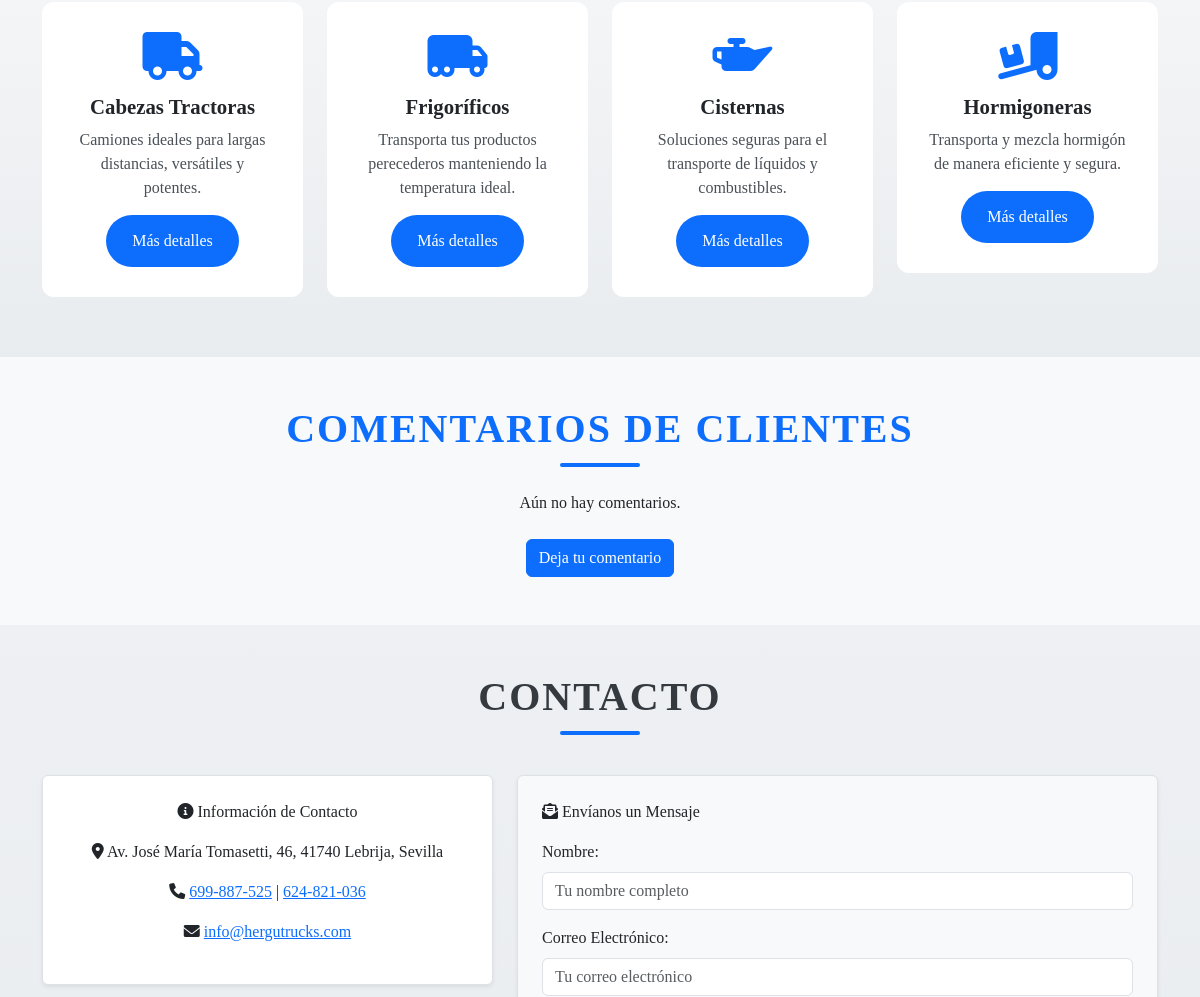
/comentarios/ (middle part), run on an earlier commit of the app's database.
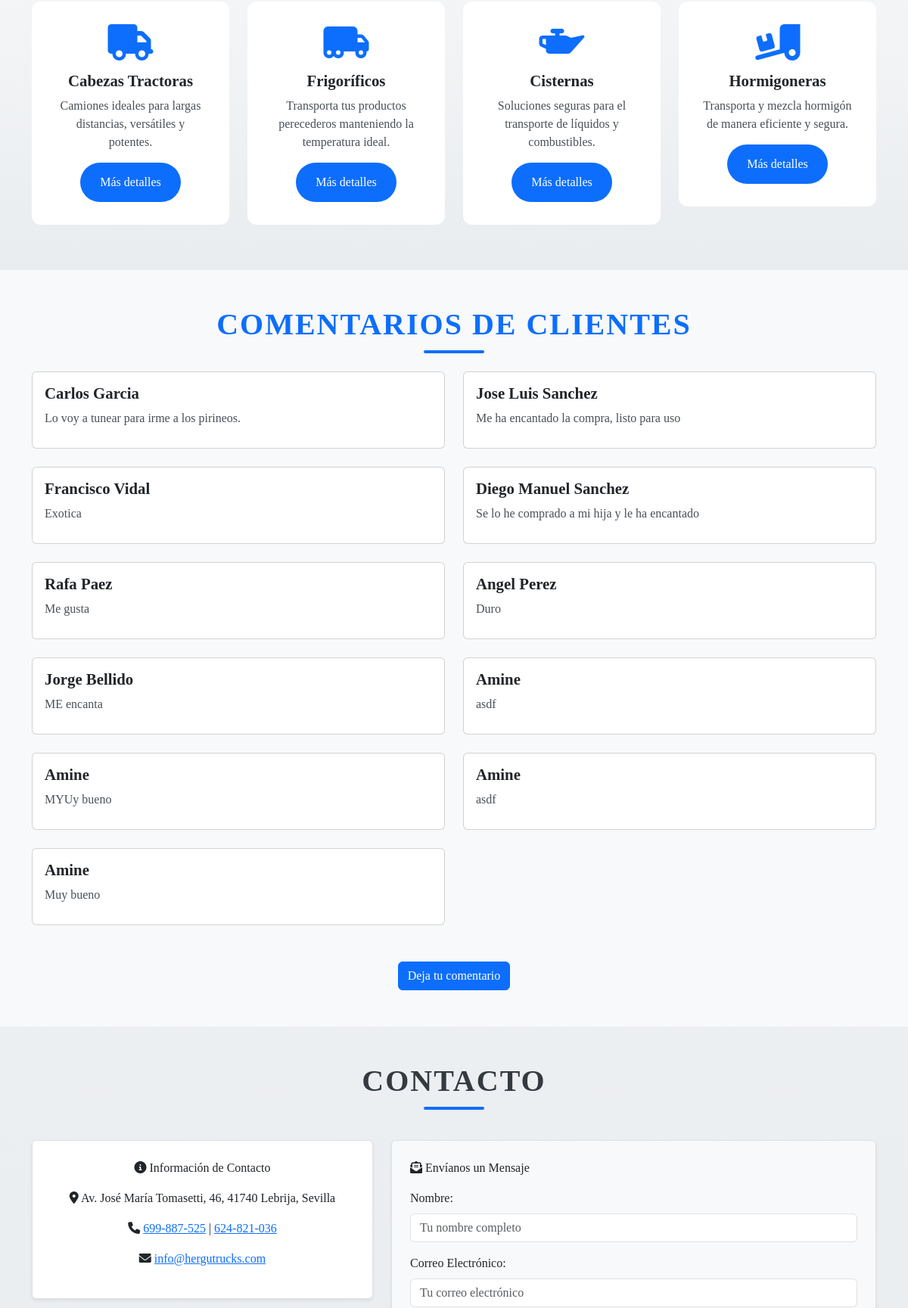
And on a later commit of the database.
### app/models.py (models this page shows, shortened)
class ClienteComentario(models.Model):
    nombre = models.CharField(max_length=100)
    email = models.EmailField(default='example@ejemplo.com')  # Valor por defecto
    comentario = models.TextField()
    aprobado = models.BooleanField(default=False)  # Campo booleano para aprobación
    fecha_creacion = models.DateTimeField(auto_now_add=True)  # Fecha de creación

### app/views.py (the view)
# urls.py: path('comentarios/', views.lista_comentarios, name='lista_comentarios'),
def lista_comentarios(request):
    comentarios = ClienteComentario.objects.all().order_by('-fecha_creacion')  # Cambié 'fecha' por 'fecha_creacion'
    return render(request, 'app/lista_comentarios.html', {'comentarios': comentarios})

### app/templates/app/lista_comentarios.html (shortened to what this page needs)
{% extends 'app/index.html' %}
{% block content %}
<section class="py-5 bg-light">
    <div class="container">
        <h2 class="section-title text-primary text-center mb-4">Comentarios de clientes</h2>
        {% if comentarios %}
            <div class="row">
                {% for comentario in comentarios %}
                    <div class="col-md-6 mb-4">
                        <div class="card">
                            <div class="card-body">
                                <h5 class="card-title">{{ comentario.nombre }}</h5>
                                <p class="card-text">{{ comentario.comentario }}</p>
                            </div>
                        </div>
                    </div>
                {% endfor %}
            </div>
        {% else %}
            <p class="text-center">Aún no hay comentarios.</p>
        {% endif %}
        <div class="text-center mt-4">
            <a href="{% url 'agregar_comentario' %}" class="btn btn-primary">Deja tu comentario</a>
        </div>
    </div>
</section>
{% endblock %}

### app/templates/app/index.html (shortened to what this page needs)
<!DOCTYPE html>
<html lang="es">
<head>
    {% load static %}
    <link href="https://cdn.jsdelivr.net/npm/bootstrap@5.3.0/dist/css/bootstrap.min.css" rel="stylesheet">
    <link rel="stylesheet" href="https://cdnjs.cloudflare.com/ajax/libs/font-awesome/6.0.0/css/all.min.css">
</head>
<body>
<section class="vehiculos-disponibles">
    <div class="container">
        <div class="row">
            <div class="col-md-3">
                <div class="card card-custom">
                    <div class="card-body card-body-custom">
                        <i class="fas fa-truck"></i>
                        <h3 class="card-title h3-style">Cabezas Tractoras</h3>
                        <p class="card-text">Camiones ideales para largas distancias, versátiles y potentes.</p>
                        <a href="{% url 'cabezas' %}" class="btn btn-custom">Más detalles</a>
                    </div>
                </div>
            </div>
            <div class="col-md-3">
                <div class="card card-custom">
                    <div class="card-body card-body-custom">
                        <i class="fas fa-truck-moving"></i>
                        <h3 class="card-title h5-style">Frigoríficos</h3>
                        <p class="card-text">Transporta tus productos perecederos manteniendo la temperatura ideal.</p>
                        <a href="{% url 'frigorifico' %}" class="btn btn-custom">Más detalles</a>
                    </div>
                </div>
            </div>
            <div class="col-md-3">
                <div class="card card-custom">
                    <div class="card-body card-body-custom">
                        <i class="fas fa-oil-can"></i>
                        <h3 class="card-title h5-style">Cisternas</h3>
                        <p class="card-text">Soluciones seguras para el transporte de líquidos y combustibles.</p>
                        <a href="{% url 'cisterna' %}" class="btn btn-custom">Más detalles</a>
                    </div>
                </div>
            </div>
            <div class="col-md-3">
                <div class="card card-custom">
                    <div class="card-body card-body-custom">
                        <i class="fas fa-truck-loading"></i>
                        <h3 class="card-title h5-style">Hormigoneras</h3>
                        <p class="card-text">Transporta y mezcla hormigón de manera eficiente y segura.</p>
                        <a href="{% url 'hormigonera' %}" class="btn btn-custom">Más detalles</a>
                    </div>
                </div>
            </div>
        </div>
    </div>
</section>
{% block content %}{% endblock %}
<div class="container mt-5">
    <h2 class="contacto">Contacto</h2>
    <div class="row">
        <div class="col-lg-5 mb-4">
            <div class="contact-info text-center p-4 border rounded shadow-sm bg-light">
                <div class="mb-3"><i class="fas fa-info-circle"></i> Información de Contacto</div>
                <p><i class="fas fa-map-marker-alt"></i> Av. José María Tomasetti, 46, 41740 Lebrija, Sevilla</p>
                <p><i class="fas fa-phone"></i> <a href="tel:699887525">699-887-525</a> | <a href="tel:624821036">624-821-036</a></p>
                <p><i class="fas fa-envelope"></i> <a href="mailto:info@hergutrucks.com">info@hergutrucks.com</a></p>
            </div>
        </div>
        <div class="col-lg-7">
            <div class="contact-form p-4 border rounded shadow-sm bg-light">
                <div class="mb-3"><i class="fas fa-envelope-open-text"></i> Envíanos un Mensaje</div>
                <form id="contactoForm">
                    <div class="mb-3">
                        <label for="nombre" class="form-label">Nombre:</label>
                        <input type="text" id="nombre" class="form-control" required placeholder="Tu nombre completo">
                    </div>
                    <div class="mb-3">
                        <label for="correo" class="form-label">Correo Electrónico:</label>
                        <input type="email" id="correo" class="form-control" required placeholder="Tu correo electrónico">
                    </div>
                </form>
            </div>
        </div>
    </div>
</div>
</body>
</html>

### app/templates/app/index.html (style rules this page uses)
body { font-family: 'Courirer'; background: linear-gradient(to bottom, #f8f9fa, #e9ecef); color: #212529; margin: 0; padding: 0; }
.vehiculos-disponibles { background: linear-gradient(to bottom, #f8f9fa, #e9ecef); padding: 60px 0; }
.card-custom { border: none; border-radius: 12px; overflow: hidden; transition: transform 0.3s ease, box-shadow 0.3s ease; background: #ffffff; }
.card-body-custom { padding: 30px; text-align: center; }
.card-body-custom i { font-size: 3rem; color: #0d6efd; margin-bottom: 15px; }
.card-title { font-size: 1.4rem; font-weight: bold; color: #343a40; }
.card-text { font-size: 1rem; color: #495057; }
.btn-custom { background-color: #0d6efd; color: #ffffff; padding: 12px 24px; border-radius: 30px; font-size: 1rem; transition: all 0.3s ease; border: 2px solid transparent; }
.section-title { font-size: 2.5rem; font-weight: bold; color: #343a40; text-transform: uppercase; letter-spacing: 2px; margin-bottom: 40px; position: relative; }
.section-title::after { content: ""; width: 80px; height: 4px; background: #0d6efd; display: block; margin: 10px auto 0; border-radius: 2px; }
.card-title { font-size: 1.3rem; font-weight: bold; color: #212529; }
.card-text { font-size: 1rem; color: #495057; margin-bottom: 15px; }
.contacto { font-size: 2.5rem; font-weight: bold; color: #343a40; text-transform: uppercase; text-align: center; letter-spacing: 2px; margin-bottom: 40px; position: relative; }
.contacto::after { content: ""; width: 80px; height: 4px; background: #0d6efd; display: block; margin: 10px auto 0; border-radius: 2px; }
.contact-info { background-color: #ffffff !important; border-color: #dee2e6 !important; }
.contact-info a { color: #0d6efd !important; text-decoration: underline; }

What changed in the data, as far as the page shows it:
added ClienteComentario: nombre "Carlos Garcia", comentario "Lo voy a tunear para irme a los pirineos."
added ClienteComentario: nombre "Jose Luis Sanchez", comentario "Me ha encantado la compra, listo para uso"
added ClienteComentario: nombre "Francisco Vidal", comentario "Exotica"
added ClienteComentario: nombre "Diego Manuel Sanchez", comentario "Se lo he comprado a mi hija y le ha encantado"
added ClienteComentario: nombre "Rafa Paez", comentario "Me gusta"
added ClienteComentario: nombre "Angel Perez", comentario "Duro"
added ClienteComentario: nombre "Jorge Bellido", comentario "ME encanta"
added ClienteComentario: nombre "Amine", comentario "asdf"
added ClienteComentario: nombre "Amine", comentario "MYUy bueno"
added ClienteComentario: nombre "Amine", comentario "asdf"
added ClienteComentario: nombre "Amine", comentario "Muy bueno"
Also different on the page:
text no longer shown: "Aún no hay comentarios."
